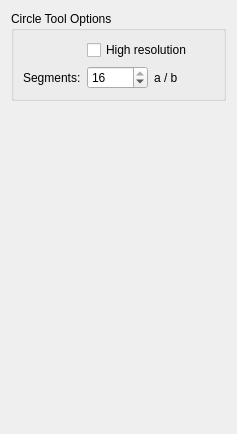
        <widget class="QWidget" name="pageEditModeOptions">
         <property name="geometry">
          <rect>
           <x>0</x>
           <y>0</y>
           <width>237</width>
           <height>434</height>
          </rect>
         </property>
         <attribute name="label">
          <string>Tool Options</string>
         </attribute>
         <layout class="QVBoxLayout" name="verticalLayout_4">
          <item>
           <widget class="QGroupBox" name="groupBox">
            <property name="title">
             <string>Circle Tool Options</string>
            </property>
            <layout class="QVBoxLayout" name="verticalLayout_5">
             <item>
              <layout class="QFormLayout" name="formLayout">
               <item row="0" column="1">
                <widget class="QCheckBox" name="ringToolHiRes">
                 <property name="text">
                  <string>High resolution</string>
                 </property>
                </widget>
               </item>
               <item row="1" column="0">
                <widget class="QLabel" name="label">
                 <property name="text">
                  <string>Segments:</string>
                 </property>
                </widget>
               </item>
               <item row="1" column="1">
                <layout class="QHBoxLayout" name="horizontalLayout_2">
                 <item>
                  <widget class="QSpinBox" name="ringToolSegments">
                   <property name="enabled">
                    <bool>true</bool>
                   </property>
                   <property name="minimum">
                    <number>1</number>
                   </property>
                   <property name="maximum">
                    <number>16</number>
                   </property>
                   <property name="value">
                    <number>16</number>
                   </property>
                  </widget>
                 </item>
                 <item>
                  <widget class="QLabel" name="ringToolSegmentsLabel">
                   <property name="text">
                    <string>a / b</string>
                   </property>
                  </widget>
                 </item>
                </layout>
               </item>
              </layout>
             </item>
            </layout>
           </widget>
          </item>
          <item>
           <spacer name="verticalSpacer">
            <property name="orientation">
             <enum>Qt::Vertical</enum>
            </property>
            <property name="sizeHint" stdset="0">
             <size>
              <width>20</width>
              <height>40</height>
             </size>
            </property>
           </spacer>
          </item>
         </layout>
        </widget>
